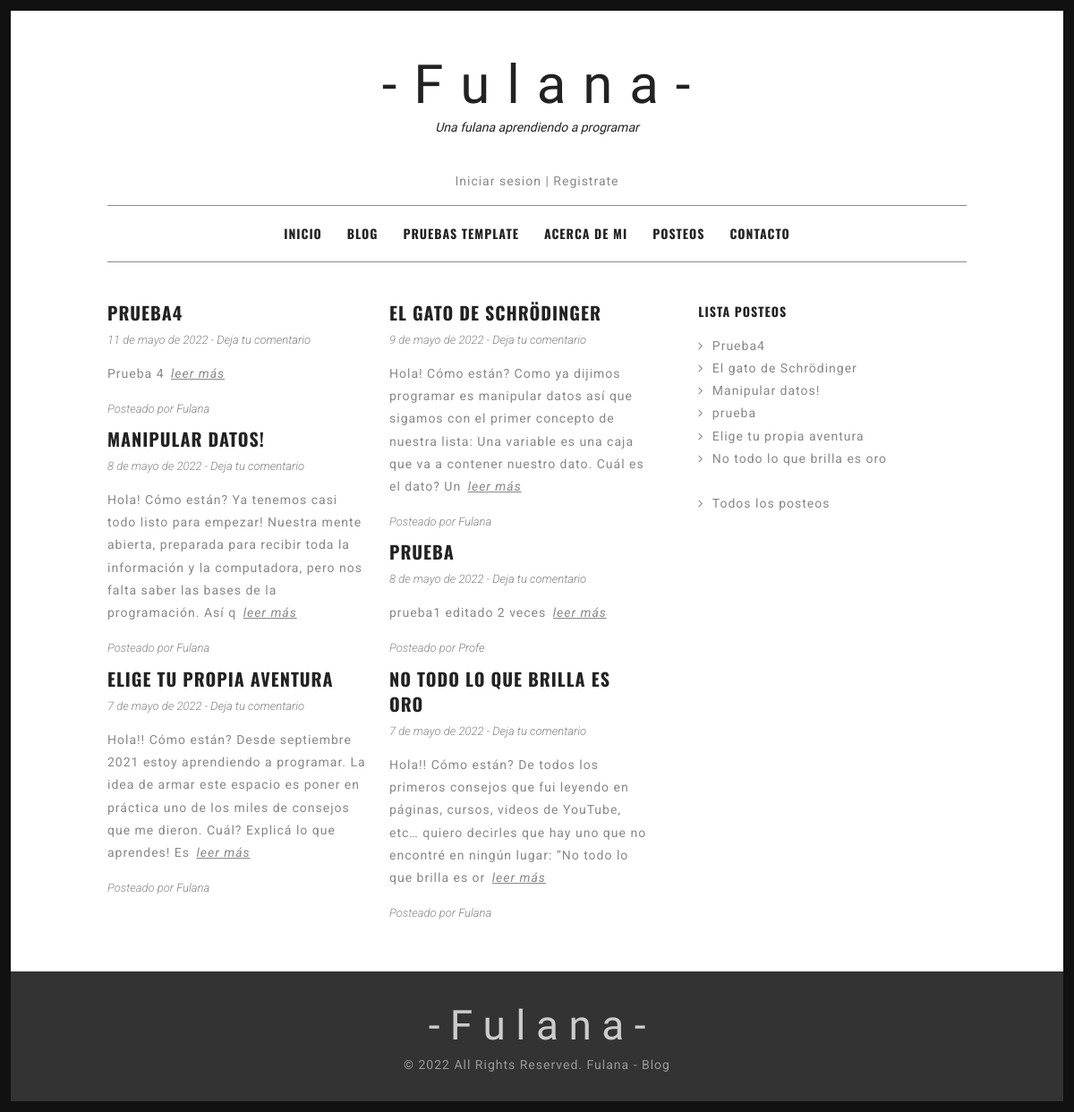
The app's page /AppFulana/blog, older data.
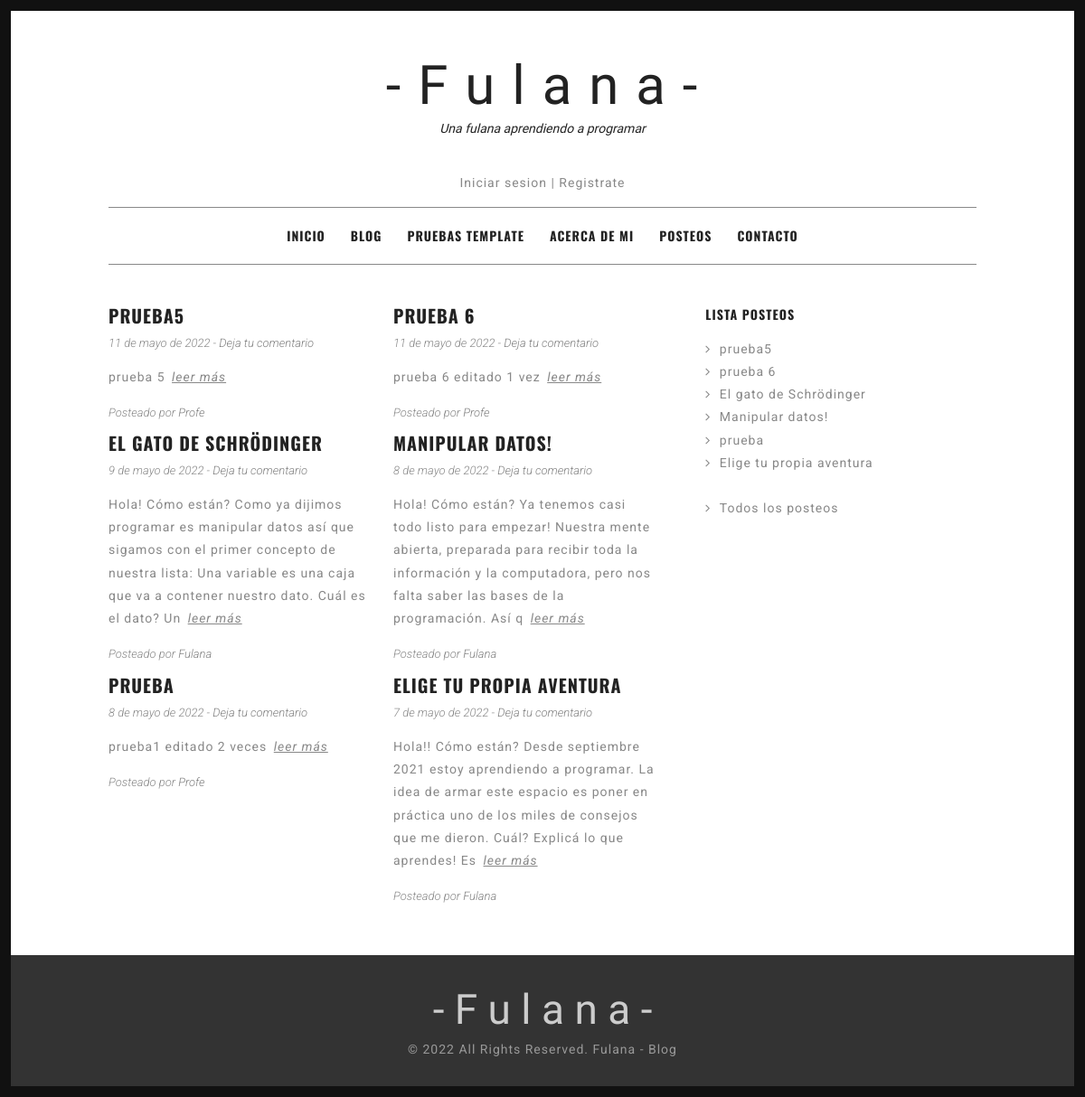
The same page, newer data.
### AppFulana/models.py (models this page shows, shortened)
class Posteo (models.Model):
    fechaPosteo = models.DateField()
    tituloPosteo = models.CharField(max_length=130)
    autorPosteo = models.ForeignKey(User, on_delete=models.CASCADE)
    bodyPosteo = models.TextField()
    class Meta:
        verbose_name = "Posteo"
        verbose_name_plural = "Posteos"

### AppFulana/views.py (the view)
# urls.py: path('blog', views.BlogVista.as_view(), name="Blog"),
class BlogVista (ListView):
    model = Posteo
    template_name = "AppFulana/blog.html"
    paginate_by = 6
    ordering = ['-fechaPosteo']

### AppFulana/templates/AppFulana/blog.html (shortened to what this page needs)
{% extends "AppFulana/padre.html" %}
{% load static %}
{% block contenidoModificable %}
<div id="content" class="site-content">
    <div id="primary" class="content-area column two-thirds">
        <main id="main" class="site-main" role="main">
        <div class="grid bloggrid">
            {% for posteo in object_list %}
            <article>
            <header class="entry-header">
            <h1 class="entry-title"><a href="{% url 'PostIndividual' posteo.id %}" rel="bookmark">{{ posteo.tituloPosteo }}</a></h1>
            <div class="entry-meta">
                <span class="posted-on"><time class="entry-date published">{{ posteo.fechaPosteo }}</time></span>
                <span class="comments-link"><a href="#">Deja tu comentario</a></span>
            </div>
            </header>
            <div class="entry-summary">
                <p>
                    {{ posteo.bodyPosteo|slice:":200"}} <a class="more-link" href="{% url 'PostIndividual' posteo.id %}">Leer más</a>
                </p>
            </div>
            <footer class="entry-footer">
            <span class="cat-links">
            Posteado por <a href="#" rel="category tag">{{posteo.autorPosteo}}</a>
            </span>
            </footer>
            </article>
            {% endfor %}
        </div>
        <nav class="pagination"></nav>
        </main>
    </div>
    <div id="secondary" class="column third">
        <div id="sidebar-1" class="widget-area" role="complementary">
            <aside id="recent-posts-2" class="widget widget_recent_entries">
            <h4 class="widget-title">Lista posteos</h4>
            <ul>{% for posteo in object_list %}
                <li>
                <a href="{% url 'PostIndividual' posteo.id %}">{{ posteo.tituloPosteo }}</a>
                </li>
                {%endfor%}
                <br>
                <li>
                <a href="{% url 'TodosLosPosteos' %}">Todos los posteos</a>
                </li>
            </ul>
            </aside>
        </div>
    </div>
</div>
</div>
{% endblock %}

Row changes from the older to the newer data that the page shows:
removed Posteo: tituloPosteo "PRUEBA4", fechaPosteo "11 de mayo de 2022", bodyPosteo "Prueba 4", autorPosteo "Fulana", tituloPosteo "Prueba4"
no longer on this page (row unchanged): Posteo: tituloPosteo "NO TODO LO QUE BRILLA ES ORO", fechaPosteo "7 de mayo de 2022", bodyPosteo "Hola!! Cómo están? De todos los primeros consejos que fui leyendo en páginas, cursos, videos de YouTube, etc… quiero decirles que hay uno que no encontré en ningún lugar: “No todo lo que brilla es or", autorPosteo "Fulana", tituloPosteo "No todo lo que brilla es oro"
added Posteo: tituloPosteo "PRUEBA5", fechaPosteo "11 de mayo de 2022", bodyPosteo "prueba 5", autorPosteo "Profe", tituloPosteo "prueba5"
added Posteo: tituloPosteo "PRUEBA 6", fechaPosteo "11 de mayo de 2022", bodyPosteo "prueba 6 editado 1 vez", autorPosteo "Profe", tituloPosteo "prueba 6"
